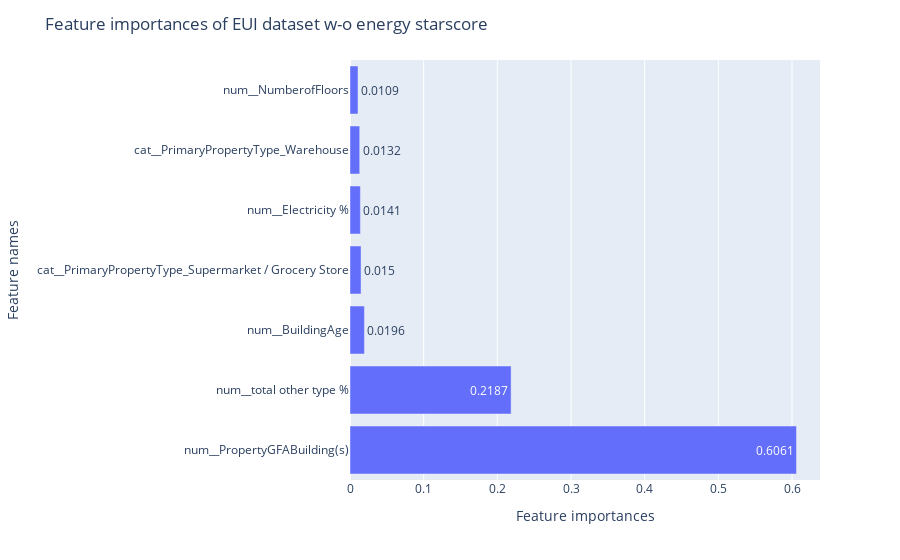

The cell this chart's notebook holds for it:
### Markdown cell above
#### Features importance

### Code cell
fig = px.bar(df_feature[df_feature['Feature importances']>0.01], x='Feature importances', y='Feature names', text='Feature importances')
fig.update_layout(title='Feature importances of EUI dataset w-o energy starscore')
fig.show()

### Figure 1 — Plotly figure (JSON) as saved in the notebook; plotly's stock layout.template omitted (floating-point values rounded to 4 significant figures)
{"data": [{"alignmentgroup": "True", "hovertemplate": "Feature importances=%{text}<br>Feature names=%{y}<extra></extra>", "legendgroup": "", "marker": {"color": "#636efa", "pattern": {"shape": ""}}, "name": "", "offsetgroup": "", "orientation": "h", "showlegend": false, "text": [0.6061, 0.2187, 0.0196, 0.015, 0.0141, 0.0132, 0.0109], "textposition": "auto", "type": "bar", "x": [0.6061, 0.2187, 0.0196, 0.015, 0.0141, 0.0132, 0.0109], "xaxis": "x", "y": ["num__PropertyGFABuilding(s)", "num__total other type %", "num__BuildingAge", "cat__PrimaryPropertyType_Supermarket / Grocery Store", "num__Electricity %", "cat__PrimaryPropertyType_Warehouse", "num__NumberofFloors"], "yaxis": "y"}], "layout": {"barmode": "relative", "legend": {"tracegroupgap": 0}, "margin": {"t": 60}, "title": {"text": "Feature importances of EUI dataset w-o energy starscore"}, "xaxis": {"anchor": "y", "domain": [0, 1], "title": {"text": "Feature importances"}}, "yaxis": {"anchor": "x", "domain": [0, 1], "title": {"text": "Feature names"}}}}
